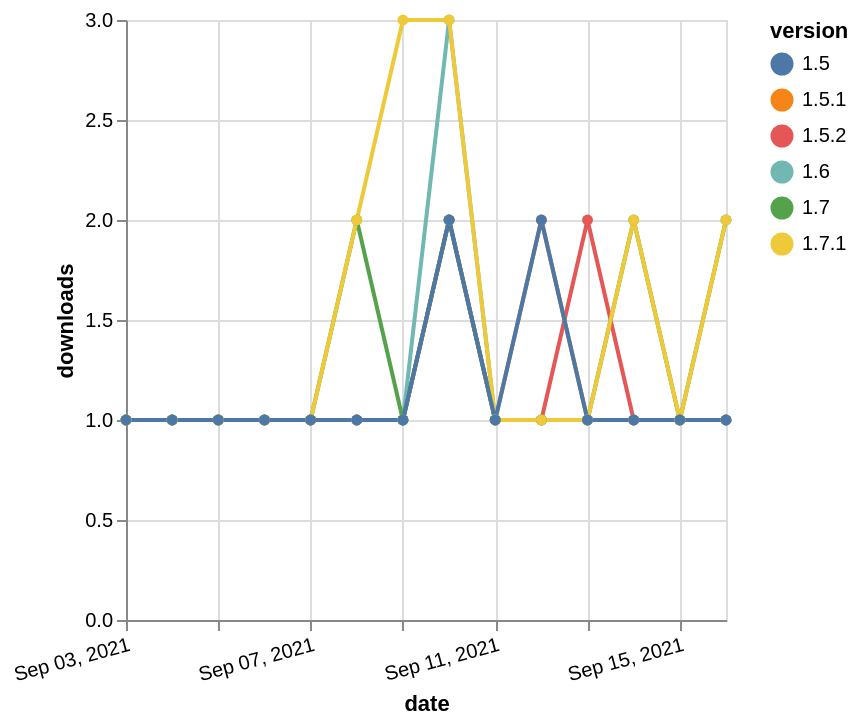

Source (Vega-Lite JSON):
### Vega-Lite specification from a JSON file in a GitHub repository (floating-point values rounded to 4 significant figures)
{"$schema": "https://vega.github.io/schema/vega-lite/v5.json", "description": "A simple bar chart with embedded data.", "data": {"values": [{"date": "2021-09-03", "total": 161, "delta": 1, "version": "1.5.2"}, {"date": "2021-09-04", "total": 162, "delta": 1, "version": "1.5.2"}, {"date": "2021-09-05", "total": 163, "delta": 1, "version": "1.5.2"}, {"date": "2021-09-06", "total": 164, "delta": 1, "version": "1.5.2"}, {"date": "2021-09-07", "total": 165, "delta": 1, "version": "1.5.2"}, {"date": "2021-09-08", "total": 166, "delta": 1, "version": "1.5.2"}, {"date": "2021-09-09", "total": 167, "delta": 1, "version": "1.5.2"}, {"date": "2021-09-10", "total": 169, "delta": 2, "version": "1.5.2"}, {"date": "2021-09-11", "total": 170, "delta": 1, "version": "1.5.2"}, {"date": "2021-09-12", "total": 171, "delta": 1, "version": "1.5.2"}, {"date": "2021-09-13", "total": 173, "delta": 2, "version": "1.5.2"}, {"date": "2021-09-14", "total": 174, "delta": 1, "version": "1.5.2"}, {"date": "2021-09-15", "total": 175, "delta": 1, "version": "1.5.2"}, {"date": "2021-09-16", "total": 176, "delta": 1, "version": "1.5.2"}, {"date": "2021-09-03", "total": 153, "delta": 1, "version": "1.5.1"}, {"date": "2021-09-04", "total": 154, "delta": 1, "version": "1.5.1"}, {"date": "2021-09-05", "total": 155, "delta": 1, "version": "1.5.1"}, {"date": "2021-09-06", "total": 156, "delta": 1, "version": "1.5.1"}, {"date": "2021-09-07", "total": 157, "delta": 1, "version": "1.5.1"}, {"date": "2021-09-08", "total": 158, "delta": 1, "version": "1.5.1"}, {"date": "2021-09-09", "total": 159, "delta": 1, "version": "1.5.1"}, {"date": "2021-09-10", "total": 161, "delta": 2, "version": "1.5.1"}, {"date": "2021-09-11", "total": 162, "delta": 1, "version": "1.5.1"}, {"date": "2021-09-12", "total": 164, "delta": 2, "version": "1.5.1"}, {"date": "2021-09-13", "total": 165, "delta": 1, "version": "1.5.1"}, {"date": "2021-09-14", "total": 166, "delta": 1, "version": "1.5.1"}, {"date": "2021-09-15", "total": 167, "delta": 1, "version": "1.5.1"}, {"date": "2021-09-16", "total": 168, "delta": 1, "version": "1.5.1"}, {"date": "2021-09-03", "total": 199, "delta": 1, "version": "1.6"}, {"date": "2021-09-04", "total": 200, "delta": 1, "version": "1.6"}, {"date": "2021-09-05", "total": 201, "delta": 1, "version": "1.6"}, {"date": "2021-09-06", "total": 202, "delta": 1, "version": "1.6"}, {"date": "2021-09-07", "total": 203, "delta": 1, "version": "1.6"}, {"date": "2021-09-08", "total": 204, "delta": 1, "version": "1.6"}, {"date": "2021-09-09", "total": 205, "delta": 1, "version": "1.6"}, {"date": "2021-09-10", "total": 208, "delta": 3, "version": "1.6"}, {"date": "2021-09-11", "total": 209, "delta": 1, "version": "1.6"}, {"date": "2021-09-12", "total": 210, "delta": 1, "version": "1.6"}, {"date": "2021-09-13", "total": 211, "delta": 1, "version": "1.6"}, {"date": "2021-09-14", "total": 212, "delta": 1, "version": "1.6"}, {"date": "2021-09-15", "total": 213, "delta": 1, "version": "1.6"}, {"date": "2021-09-16", "total": 214, "delta": 1, "version": "1.6"}, {"date": "2021-09-03", "total": 213, "delta": 1, "version": "1.7"}, {"date": "2021-09-04", "total": 214, "delta": 1, "version": "1.7"}, {"date": "2021-09-05", "total": 215, "delta": 1, "version": "1.7"}, {"date": "2021-09-06", "total": 216, "delta": 1, "version": "1.7"}, {"date": "2021-09-07", "total": 217, "delta": 1, "version": "1.7"}, {"date": "2021-09-08", "total": 219, "delta": 2, "version": "1.7"}, {"date": "2021-09-09", "total": 220, "delta": 1, "version": "1.7"}, {"date": "2021-09-10", "total": 222, "delta": 2, "version": "1.7"}, {"date": "2021-09-11", "total": 223, "delta": 1, "version": "1.7"}, {"date": "2021-09-12", "total": 224, "delta": 1, "version": "1.7"}, {"date": "2021-09-13", "total": 225, "delta": 1, "version": "1.7"}, {"date": "2021-09-14", "total": 227, "delta": 2, "version": "1.7"}, {"date": "2021-09-15", "total": 228, "delta": 1, "version": "1.7"}, {"date": "2021-09-16", "total": 230, "delta": 2, "version": "1.7"}, {"date": "2021-09-03", "total": 186, "delta": 1, "version": "1.7.1"}, {"date": "2021-09-04", "total": 187, "delta": 1, "version": "1.7.1"}, {"date": "2021-09-05", "total": 188, "delta": 1, "version": "1.7.1"}, {"date": "2021-09-06", "total": 189, "delta": 1, "version": "1.7.1"}, {"date": "2021-09-07", "total": 190, "delta": 1, "version": "1.7.1"}, {"date": "2021-09-08", "total": 192, "delta": 2, "version": "1.7.1"}, {"date": "2021-09-09", "total": 195, "delta": 3, "version": "1.7.1"}, {"date": "2021-09-10", "total": 198, "delta": 3, "version": "1.7.1"}, {"date": "2021-09-11", "total": 199, "delta": 1, "version": "1.7.1"}, {"date": "2021-09-12", "total": 200, "delta": 1, "version": "1.7.1"}, {"date": "2021-09-13", "total": 201, "delta": 1, "version": "1.7.1"}, {"date": "2021-09-14", "total": 203, "delta": 2, "version": "1.7.1"}, {"date": "2021-09-15", "total": 204, "delta": 1, "version": "1.7.1"}, {"date": "2021-09-16", "total": 206, "delta": 2, "version": "1.7.1"}, {"date": "2021-09-03", "total": 164, "delta": 1, "version": "1.5"}, {"date": "2021-09-04", "total": 165, "delta": 1, "version": "1.5"}, {"date": "2021-09-05", "total": 166, "delta": 1, "version": "1.5"}, {"date": "2021-09-06", "total": 167, "delta": 1, "version": "1.5"}, {"date": "2021-09-07", "total": 168, "delta": 1, "version": "1.5"}, {"date": "2021-09-08", "total": 169, "delta": 1, "version": "1.5"}, {"date": "2021-09-09", "total": 170, "delta": 1, "version": "1.5"}, {"date": "2021-09-10", "total": 172, "delta": 2, "version": "1.5"}, {"date": "2021-09-11", "total": 173, "delta": 1, "version": "1.5"}, {"date": "2021-09-12", "total": 175, "delta": 2, "version": "1.5"}, {"date": "2021-09-13", "total": 176, "delta": 1, "version": "1.5"}, {"date": "2021-09-14", "total": 177, "delta": 1, "version": "1.5"}, {"date": "2021-09-15", "total": 178, "delta": 1, "version": "1.5"}, {"date": "2021-09-16", "total": 179, "delta": 1, "version": "1.5"}]}, "width": "container", "mark": {"type": "line", "point": {"filled": true}}, "encoding": {"x": {"field": "date", "type": "temporal", "timeUnit": "yearmonthdate", "title": "date", "axis": {"labelAngle": -15}}, "y": {"field": "delta", "type": "quantitative", "title": "downloads"}, "color": {"field": "version", "type": "nominal"}, "tooltip": {"field": "delta"}}}
